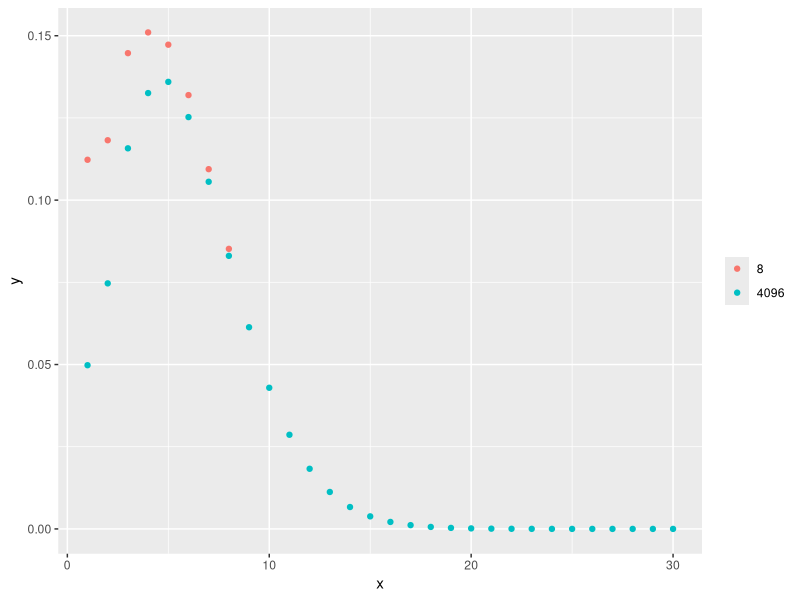
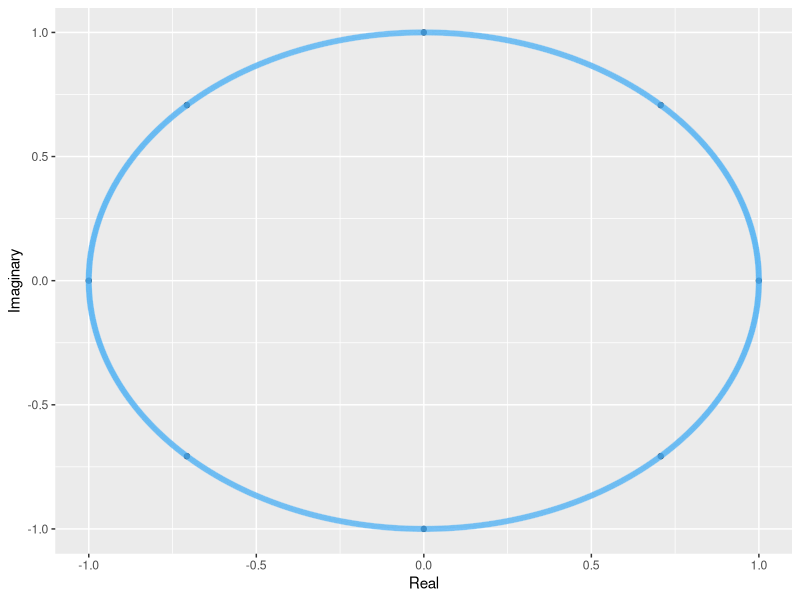

These figures' R source, in order:
## ---- chunk 1
library(dplyr)
library(ggplot2)
## ---- chunk 2
pascalLoop <- function(n){
  x <- numeric(n)
  n_1 <- n - 1
  x <- c(1, rep(0, n_1))
  for (i in seq.int(n_1)){
    x <- c(x[1], tail(x, n_1) + head(x, n_1))
  }
  
  x
}

pascalLoop(4)
## ---- chunk 3
pascalFFT <- function(n){
  x <- c(1, 1, rep(0, n-2)) 
  x <- fft(x)
  x <- x ^ (n-1)
  x <- fft(x, inverse = TRUE)
  x <- round(Re(x / n) )

  x
}

pascalFFT(4)
## ---- chunk 4
AccidentQuarter <- c(0.25, 0.25, 0.25, 0.25, 0, 0, 0, 0)
AccidentYear <- c(0, 0.4, 0.4, 0.2, 0, 0, 0, 0)
AccidentYear <- fft(fft(AccidentYear) * fft(AccidentQuarter), inverse = TRUE) %>% Re()
AccidentYear <- AccidentYear / 8
round(AccidentYear, 4)
## ---- chunk 5
PoissonPGF <- function(x, lambda){
  x <- lambda * (x - 1)
  x <- exp(x)
  x
}

FormS <- function(px, n){
  px <- c(px, rep(0, n-4))
  px <- fft(px)
  px <- PoissonPGF(px, 3)
  s <- Re(fft(px, inverse=TRUE) / n)
}

px <- c(0, 0.5, 0.4, 0.1)

aggs <- lapply(c(8, 4096), FormS, px = px)
## ---- chunk 6
df <- data.frame(Set = c(rep(8, 8), rep(4096, 4096)), x = c(1:8, 1:4096), y = unlist(aggs))
plt <- ggplot(data=filter(df, x<=30), aes(x=x, y=y, color=as.factor(Set))) + geom_point()
plt <- plt + guides(color = guide_legend(title = NULL))
plt
## ---- chunk 7
RootsOfUnity <- function(n){
  k <- seq(0, n-1)
  exponent <- complex(imaginary = 2 * pi * k / n)
  w <- exp(exponent)
  w
}

myRoots <- lapply(c(8, 4096), RootsOfUnity)

df1 <- data.frame(Real = Re(myRoots[[1]]), Imaginary = Im(myRoots[[1]]))
df1$Set <- 8

df2 <- data.frame(Real = Re(myRoots[[2]]), Imaginary = Im(myRoots[[2]]))
df2$Set <- 4096

df <- rbind(df1, df2)
df$Alpha <- 1/ df$Set

plt <- ggplot(df, aes(x = Real, y = Imaginary, color=Set, alpha = 1/Set)) + geom_point()
plt + theme(legend.position = "none")
